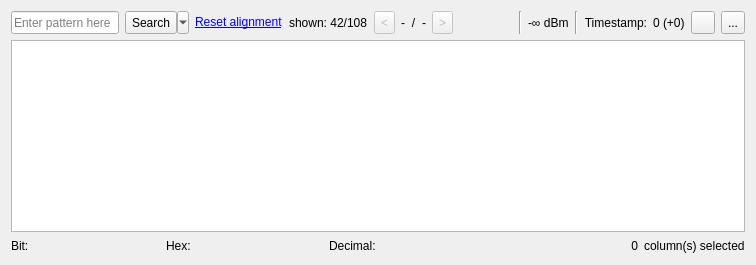
          <widget class="QWidget" name="layoutWidget">
           <layout class="QVBoxLayout" name="verticalLayout">
            <property name="leftMargin">
             <number>11</number>
            </property>
            <property name="topMargin">
             <number>11</number>
            </property>
            <property name="rightMargin">
             <number>11</number>
            </property>
            <property name="bottomMargin">
             <number>11</number>
            </property>
            <item>
             <layout class="QGridLayout" name="gridLayout_2">
              <item row="0" column="16">
               <widget class="QToolButton" name="btnSaveProto">
                <property name="sizePolicy">
                 <sizepolicy hsizetype="Fixed" vsizetype="Preferred">
                  <horstretch>0</horstretch>
                  <verstretch>0</verstretch>
                 </sizepolicy>
                </property>
                <property name="baseSize">
                 <size>
                  <width>0</width>
                  <height>0</height>
                 </size>
                </property>
                <property name="toolTip">
                 <string>Save current protocol.</string>
                </property>
                <property name="text">
                 <string/>
                </property>
                <property name="icon">
                 <iconset theme="document-save">
                  <normaloff>.</normaloff>.</iconset>
                </property>
                <property name="toolButtonStyle">
                 <enum>Qt::ToolButtonIconOnly</enum>
                </property>
               </widget>
              </item>
              <item row="0" column="7">
               <widget class="QLabel" name="lSlash">
                <property name="sizePolicy">
                 <sizepolicy hsizetype="Preferred" vsizetype="Preferred">
                  <horstretch>0</horstretch>
                  <verstretch>0</verstretch>
                 </sizepolicy>
                </property>
                <property name="text">
                 <string>/</string>
                </property>
                <property name="alignment">
                 <set>Qt::AlignCenter</set>
                </property>
               </widget>
              </item>
              <item row="0" column="4">
               <widget class="QLabel" name="lblShownRows">
                <property name="text">
                 <string>shown: 42/108</string>
                </property>
               </widget>
              </item>
              <item row="0" column="15">
               <widget class="QLabel" name="lTime">
                <property name="sizePolicy">
                 <sizepolicy hsizetype="Expanding" vsizetype="Preferred">
                  <horstretch>0</horstretch>
                  <verstretch>0</verstretch>
                 </sizepolicy>
                </property>
                <property name="toolTip">
                 <string>&lt;html&gt;&lt;head/&gt;&lt;body&gt;&lt;p&gt;The &lt;span style=&quot; font-weight:600;&quot;&gt;Message&lt;/span&gt;&lt;span style=&quot; font-weight:600;&quot;&gt;Start&lt;/span&gt; is the point in time when a protocol message begins. Additionally the relative time (+ ...) from the previous message is shown.&lt;/p&gt;&lt;/body&gt;&lt;/html&gt;</string>
                </property>
                <property name="text">
                 <string>0 (+0)</string>
                </property>
                <property name="textFormat">
                 <enum>Qt::PlainText</enum>
                </property>
                <property name="alignment">
                 <set>Qt::AlignLeading|Qt::AlignLeft|Qt::AlignVCenter</set>
                </property>
               </widget>
              </item>
              <item row="0" column="6">
               <widget class="QLabel" name="lSearchCurrent">
                <property name="sizePolicy">
                 <sizepolicy hsizetype="Preferred" vsizetype="Preferred">
                  <horstretch>0</horstretch>
                  <verstretch>0</verstretch>
                 </sizepolicy>
                </property>
                <property name="styleSheet">
                 <string notr="true">QLabel
{
    qproperty-alignment: AlignCenter;
}</string>
                </property>
                <property name="text">
                 <string>-</string>
                </property>
               </widget>
              </item>
              <item row="0" column="12">
               <widget class="QLabel" name="lblRSSI">
                <property name="sizePolicy">
                 <sizepolicy hsizetype="Expanding" vsizetype="Preferred">
                  <horstretch>0</horstretch>
                  <verstretch>0</verstretch>
                 </sizepolicy>
                </property>
                <property name="toolTip">
                 <string>&lt;html&gt;&lt;head/&gt;&lt;body&gt;&lt;p&gt;This is the average signal power of the current message. The nearer this value is to zero, the stronger the signal is.&lt;/p&gt;&lt;/body&gt;&lt;/html&gt;</string>
                </property>
                <property name="text">
                 <string>-∞ dBm</string>
                </property>
               </widget>
              </item>
              <item row="0" column="9">
               <widget class="QToolButton" name="btnNextSearch">
                <property name="enabled">
                 <bool>false</bool>
                </property>
                <property name="sizePolicy">
                 <sizepolicy hsizetype="Preferred" vsizetype="Preferred">
                  <horstretch>0</horstretch>
                  <verstretch>0</verstretch>
                 </sizepolicy>
                </property>
                <property name="text">
                 <string>&gt;</string>
                </property>
                <property name="icon">
                 <iconset theme="go-next">
                  <normaloff>.</normaloff>.</iconset>
                </property>
               </widget>
              </item>
              <item row="0" column="5">
               <widget class="QToolButton" name="btnPrevSearch">
                <property name="enabled">
                 <bool>false</bool>
                </property>
                <property name="sizePolicy">
                 <sizepolicy hsizetype="Preferred" vsizetype="Preferred">
                  <horstretch>0</horstretch>
                  <verstretch>0</verstretch>
                 </sizepolicy>
                </property>
                <property name="text">
                 <string>&lt;</string>
                </property>
                <property name="icon">
                 <iconset theme="go-previous">
                  <normaloff>.</normaloff>.</iconset>
                </property>
               </widget>
              </item>
              <item row="0" column="8">
               <widget class="QLabel" name="lSearchTotal">
                <property name="sizePolicy">
                 <sizepolicy hsizetype="Preferred" vsizetype="Preferred">
                  <horstretch>0</horstretch>
                  <verstretch>0</verstretch>
                 </sizepolicy>
                </property>
                <property name="styleSheet">
                 <string notr="true">QLabel
{
    qproperty-alignment: AlignCenter;
}</string>
                </property>
                <property name="text">
                 <string>-</string>
                </property>
               </widget>
              </item>
              <item row="0" column="14">
               <widget class="QLabel" name="label_3">
                <property name="toolTip">
                 <string>&lt;html&gt;&lt;head/&gt;&lt;body&gt;&lt;p&gt;The &lt;span style=&quot; font-weight:600;&quot;&gt;Message Start&lt;/span&gt; is the point in time when a protocol message begins. Additionally the relative time (+ ...) from the previous message is shown.&lt;/p&gt;&lt;/body&gt;&lt;/html&gt;</string>
                </property>
                <property name="text">
                 <string>Timestamp:</string>
                </property>
                <property name="alignment">
                 <set>Qt::AlignRight|Qt::AlignTrailing|Qt::AlignVCenter</set>
                </property>
               </widget>
              </item>
              <item row="0" column="13">
               <widget class="Line" name="line_2">
                <property name="orientation">
                 <enum>Qt::Vertical</enum>
                </property>
               </widget>
              </item>
              <item row="0" column="2">
               <widget class="QToolButton" name="btnSearchSelectFilter">
                <property name="sizePolicy">
                 <sizepolicy hsizetype="Preferred" vsizetype="Preferred">
                  <horstretch>0</horstretch>
                  <verstretch>0</verstretch>
                 </sizepolicy>
                </property>
                <property name="text">
                 <string>Search</string>
                </property>
                <property name="icon">
                 <iconset theme="edit-find">
                  <normaloff>.</normaloff>.</iconset>
                </property>
                <property name="popupMode">
                 <enum>QToolButton::MenuButtonPopup</enum>
                </property>
                <property name="toolButtonStyle">
                 <enum>Qt::ToolButtonTextBesideIcon</enum>
                </property>
                <property name="autoRaise">
                 <bool>false</bool>
                </property>
                <property name="arrowType">
                 <enum>Qt::NoArrow</enum>
                </property>
               </widget>
              </item>
              <item row="0" column="10">
               <spacer name="horizontalSpacer_2">
                <property name="orientation">
                 <enum>Qt::Horizontal</enum>
                </property>
                <property name="sizeType">
                 <enum>QSizePolicy::Expanding</enum>
                </property>
                <property name="sizeHint" stdset="0">
                 <size>
                  <width>60</width>
                  <height>0</height>
                 </size>
                </property>
               </spacer>
              </item>
              <item row="0" column="11">
               <widget class="Line" name="line">
                <property name="orientation">
                 <enum>Qt::Vertical</enum>
                </property>
               </widget>
              </item>
              <item row="0" column="17">
               <widget class="QToolButton" name="btnLoadProto">
                <property name="sizePolicy">
                 <sizepolicy hsizetype="Fixed" vsizetype="Preferred">
                  <horstretch>0</horstretch>
                  <verstretch>0</verstretch>
                 </sizepolicy>
                </property>
                <property name="toolTip">
                 <string>Load a protocol.</string>
                </property>
                <property name="text">
                 <string>...</string>
                </property>
                <property name="icon">
                 <iconset theme="document-open">
                  <normaloff>.</normaloff>.</iconset>
                </property>
               </widget>
              </item>
              <item row="0" column="3">
               <widget class="QLabel" name="lblClearAlignment">
                <property name="text">
                 <string>&lt;html&gt;&lt;head/&gt;&lt;body&gt;&lt;p&gt;&lt;a href=&quot;reset_alignment&quot;&gt;&lt;span style=&quot; text-decoration: underline;&quot;&gt;Reset alignment&lt;/span&gt;&lt;/a&gt;&lt;/p&gt;&lt;/body&gt;&lt;/html&gt;</string>
                </property>
               </widget>
              </item>
              <item row="0" column="1">
               <widget class="QLineEdit" name="lineEditSearch">
                <property name="sizePolicy">
                 <sizepolicy hsizetype="Expanding" vsizetype="Preferred">
                  <horstretch>0</horstretch>
                  <verstretch>0</verstretch>
                 </sizepolicy>
                </property>
                <property name="acceptDrops">
                 <bool>false</bool>
                </property>
                <property name="placeholderText">
                 <string>Enter pattern here</string>
                </property>
                <property name="clearButtonEnabled">
                 <bool>true</bool>
                </property>
               </widget>
              </item>
             </layout>
            </item>
            <item>
             <widget class="ProtocolTableView" name="tblViewProtocol">
              <property name="sizePolicy">
               <sizepolicy hsizetype="Expanding" vsizetype="Expanding">
                <horstretch>0</horstretch>
                <verstretch>0</verstretch>
               </sizepolicy>
              </property>
              <property name="acceptDrops">
               <bool>true</bool>
              </property>
              <property name="autoFillBackground">
               <bool>true</bool>
              </property>
              <property name="frameShape">
               <enum>QFrame::StyledPanel</enum>
              </property>
              <property name="frameShadow">
               <enum>QFrame::Sunken</enum>
              </property>
              <property name="lineWidth">
               <number>1</number>
              </property>
              <property name="autoScroll">
               <bool>true</bool>
              </property>
              <property name="dragDropMode">
               <enum>QAbstractItemView::DropOnly</enum>
              </property>
              <property name="alternatingRowColors">
               <bool>true</bool>
              </property>
              <property name="selectionMode">
               <enum>QAbstractItemView::ExtendedSelection</enum>
              </property>
              <property name="textElideMode">
               <enum>Qt::ElideNone</enum>
              </property>
              <property name="verticalScrollMode">
               <enum>QAbstractItemView::ScrollPerPixel</enum>
              </property>
              <property name="horizontalScrollMode">
               <enum>QAbstractItemView::ScrollPerPixel</enum>
              </property>
              <property name="showGrid">
               <bool>false</bool>
              </property>
              <property name="gridStyle">
               <enum>Qt::NoPen</enum>
              </property>
              <property name="sortingEnabled">
               <bool>false</bool>
              </property>
              <property name="wordWrap">
               <bool>false</bool>
              </property>
              <property name="cornerButtonEnabled">
               <bool>false</bool>
              </property>
              <attribute name="horizontalHeaderDefaultSectionSize">
               <number>57</number>
              </attribute>
             </widget>
            </item>
            <item>
             <layout class="QHBoxLayout" name="horizontalLayout_3">
              <item>
               <widget class="QLabel" name="lBits">
                <property name="sizePolicy">
                 <sizepolicy hsizetype="Preferred" vsizetype="Preferred">
                  <horstretch>0</horstretch>
                  <verstretch>0</verstretch>
                 </sizepolicy>
                </property>
                <property name="maximumSize">
                 <size>
                  <width>16777215</width>
                  <height>16777215</height>
                 </size>
                </property>
                <property name="text">
                 <string>Bit:</string>
                </property>
               </widget>
              </item>
              <item>
               <widget class="QLineEdit" name="lBitsSelection">
                <property name="sizePolicy">
                 <sizepolicy hsizetype="Expanding" vsizetype="Preferred">
                  <horstretch>0</horstretch>
                  <verstretch>0</verstretch>
                 </sizepolicy>
                </property>
                <property name="maximumSize">
                 <size>
                  <width>16777215</width>
                  <height>16777215</height>
                 </size>
                </property>
                <property name="acceptDrops">
                 <bool>false</bool>
                </property>
                <property name="styleSheet">
                 <string notr="true">background-color: rgba(255, 255, 255, 0);</string>
                </property>
                <property name="frame">
                 <bool>false</bool>
                </property>
                <property name="readOnly">
                 <bool>true</bool>
                </property>
               </widget>
              </item>
              <item>
               <widget class="QLabel" name="lHex">
                <property name="sizePolicy">
                 <sizepolicy hsizetype="Preferred" vsizetype="Preferred">
                  <horstretch>0</horstretch>
                  <verstretch>0</verstretch>
                 </sizepolicy>
                </property>
                <property name="maximumSize">
                 <size>
                  <width>16777215</width>
                  <height>16777215</height>
                 </size>
                </property>
                <property name="text">
                 <string>Hex:</string>
                </property>
               </widget>
              </item>
              <item>
               <widget class="QLineEdit" name="lHexSelection">
                <property name="sizePolicy">
                 <sizepolicy hsizetype="Expanding" vsizetype="Preferred">
                  <horstretch>0</horstretch>
                  <verstretch>0</verstretch>
                 </sizepolicy>
                </property>
                <property name="maximumSize">
                 <size>
                  <width>16777215</width>
                  <height>16777215</height>
                 </size>
                </property>
                <property name="acceptDrops">
                 <bool>false</bool>
                </property>
                <property name="styleSheet">
                 <string notr="true">background-color: rgba(255, 255, 255, 0);</string>
                </property>
                <property name="frame">
                 <bool>false</bool>
                </property>
                <property name="readOnly">
                 <bool>true</bool>
                </property>
               </widget>
              </item>
              <item>
               <widget class="QLabel" name="lDecimal">
                <property name="sizePolicy">
                 <sizepolicy hsizetype="Preferred" vsizetype="Preferred">
                  <horstretch>0</horstretch>
                  <verstretch>0</verstretch>
                 </sizepolicy>
                </property>
                <property name="maximumSize">
                 <size>
                  <width>16777215</width>
                  <height>16777215</height>
                 </size>
                </property>
                <property name="text">
                 <string>Decimal:</string>
                </property>
               </widget>
              </item>
              <item>
               <widget class="QLineEdit" name="lDecimalSelection">
                <property name="sizePolicy">
                 <sizepolicy hsizetype="Expanding" vsizetype="Preferred">
                  <horstretch>0</horstretch>
                  <verstretch>0</verstretch>
                 </sizepolicy>
                </property>
                <property name="maximumSize">
                 <size>
                  <width>16777215</width>
                  <height>16777215</height>
                 </size>
                </property>
                <property name="acceptDrops">
                 <bool>false</bool>
                </property>
                <property name="styleSheet">
                 <string notr="true">background-color: rgba(255, 255, 255, 0);</string>
                </property>
                <property name="frame">
                 <bool>false</bool>
                </property>
                <property name="readOnly">
                 <bool>true</bool>
                </property>
               </widget>
              </item>
              <item>
               <widget class="QLabel" name="lNumSelectedColumns">
                <property name="sizePolicy">
                 <sizepolicy hsizetype="Expanding" vsizetype="Preferred">
                  <horstretch>0</horstretch>
                  <verstretch>0</verstretch>
                 </sizepolicy>
                </property>
                <property name="text">
                 <string>0</string>
                </property>
                <property name="alignment">
                 <set>Qt::AlignRight|Qt::AlignTrailing|Qt::AlignVCenter</set>
                </property>
               </widget>
              </item>
              <item>
               <widget class="QLabel" name="lColumnsSelectedText">
                <property name="text">
                 <string>column(s) selected</string>
                </property>
               </widget>
              </item>
             </layout>
            </item>
           </layout>
          </widget>
